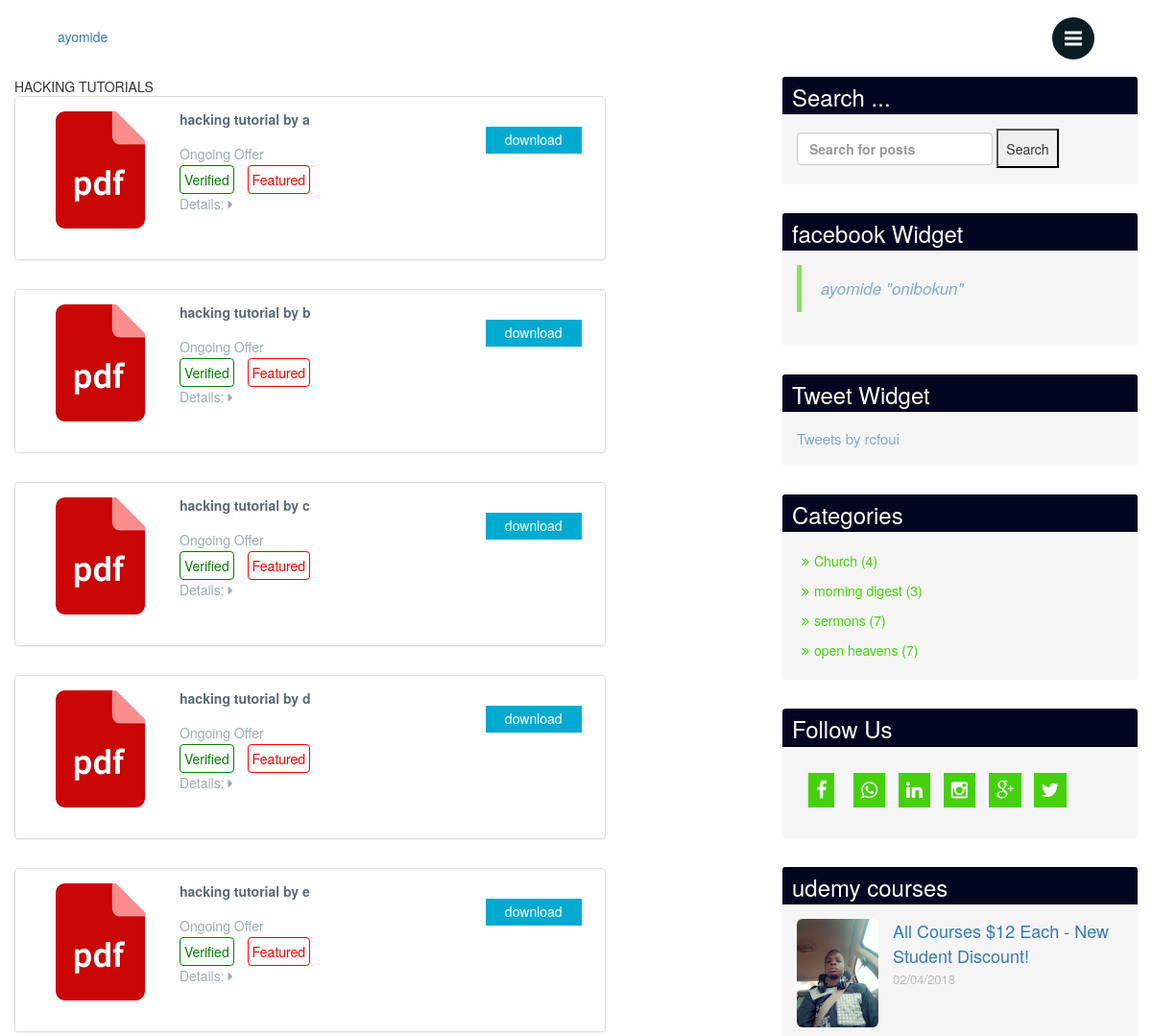
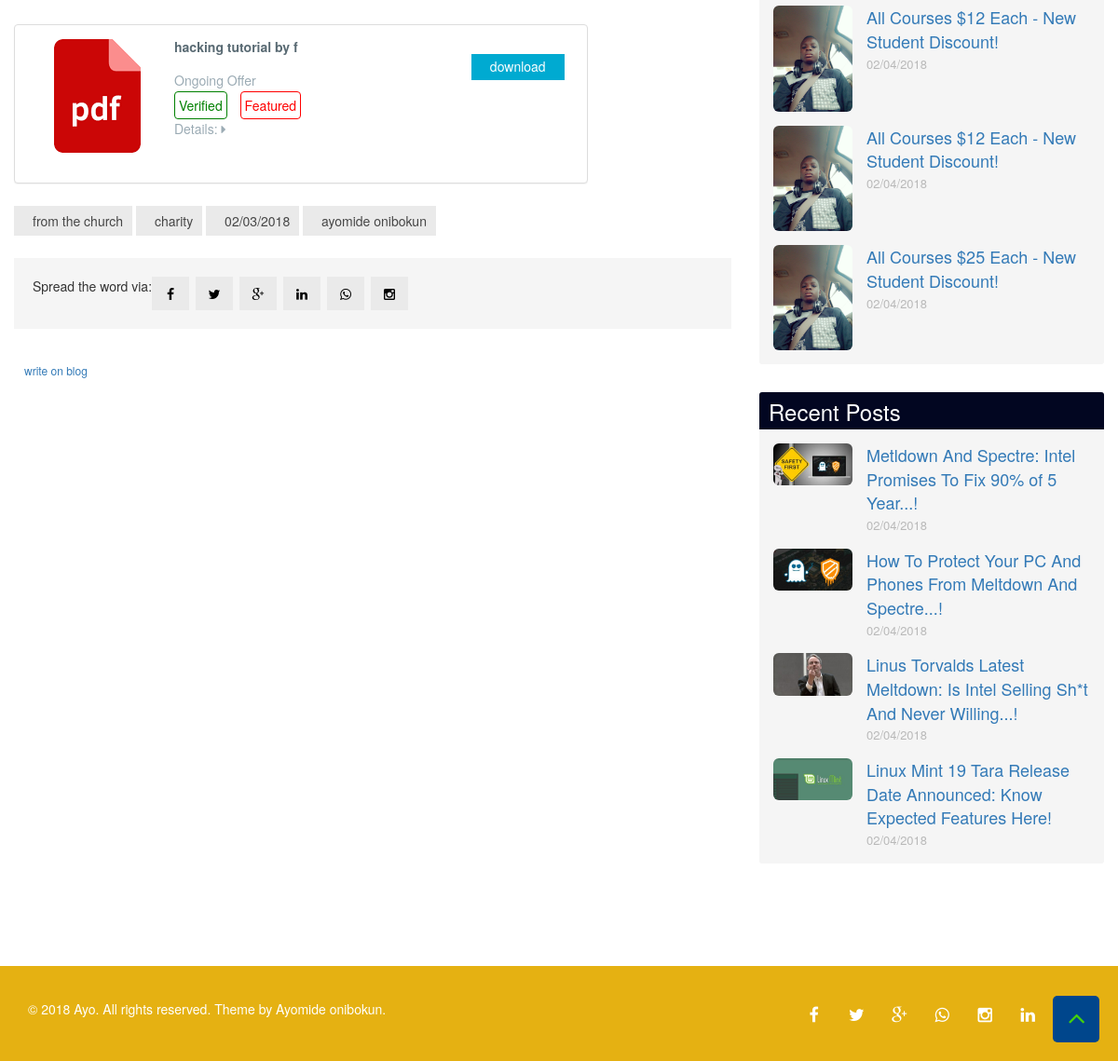
Screenshot of /hack.php with the database file from the repository (2 pictures, top to bottom).
### tables this page shows
CREATE TABLE `hack` (
  `id` int(11) NOT NULL,
  `name` text NOT NULL,
  `link` text NOT NULL
);

CREATE TABLE `udemy` (
  `id` int(11) NOT NULL,
  `name` text NOT NULL,
  `link` text NOT NULL
);

CREATE TABLE `blog` (
  `id` int(11) NOT NULL,
  `img` longblob,
  `name` text,
  `link` varchar(500) DEFAULT NULL,
  `infop1` text,
  `infop2` text NOT NULL,
  `infop3` text NOT NULL,
  `infop4` text NOT NULL
);

### hack.php (the view, shortened to what this page needs)
<?php
include 'include/header.php';
include 'include/navbar.php';
?>
  <div id="container" class="main-content">
        <div class="container high-padding">
            <div class="row">
                <div class="col-md-8">
      <div class="program-head"> HACKING TUTORIALS </div>
          <?php
    $sql="SELECT * FROM hack";
    if ($result = mysqli_query($conn, $sql)){
      while ($row=mysqli_fetch_assoc($result)) {
        echo '
  <div class="panel panel-default sm:tw-p-2 tw-p-0 sm:tw-mb-4 tw-mb-2 xl:tw-h-full">
    <div class="panel-body tw-flex lato tw-h-full">
      <div class="tw-text-center tw-truncate xl:tw-w-1/6 tw-w-1/4 xl:tw-min-w-1/6 tw-min-w-1/4">
  <img src="img/pdf.png" class="prog-logo">
      </div>
      <div class=" tw-flex tw-leading-tight tw-w-5/6 sm:tw-ml-6 tw-ml-4 dav">
        <div class="tw-flex-grow tw-pr-4">
          <a href="blog-post.php?epr=hack&id='.$row['id'].'"  class="tw-text-grey-darker sm:tw-text-xl tw-text-xl hover:tw-text-blue lato">'.$row['name'].'</a>
          <div class="sm:tw-leading-loose tw-leading-normal">
            <p class="tw-text-grey sm:tw-text-base tw-text-xs lato">Ongoing Offer</p>
              <span class="tw-text-green sm:tw-border sm:tw-border-green sm:tw-text-green sm:tw-text-base tw-text-xs lato sm:tw-rounded sm:tw-px-2 sm:tw-py-1 ayo">Verified</span>                           <span class="tw-text-orange  sm:tw-border sm:tw-border-orange  sm:tw-text-orange  sm:tw-text-base tw-text-xs lato sm:tw-rounded sm:tw-px-2 sm:tw-py-1 mide">Featured</span>
            <p class="tw-hidden tw-relative lg:tw-block tw-text-grey tw-cursor-pointer">
              Details: <i class="details-caret-180710 fa fa-caret-right"></i>
              </p>
          </div>
        </div>
        <div class="tw-hidden md:tw-flex tw-items-start tw-whitespace-no-wrap tw-min-w-1/4">
          <a href="#"  class="tw-relative tw-rounded tw-overflow-hidden tw-cursor-pointer tw-w-full lato">
    <div class="tw-bg-blue hover:tw-bg-blue-dark tw-text-center tw-text-white tw-py-2 tw-px-4">download</div>
  </a>
        </div>
      </div>
    </div>
  </div>';}}?>
                    <div class="post-details animateIn animated fadeIn" data-animate="fadeIn" style="opacity: 100;">
                        <ul class="tags-list">
                            <li><a data-toggle="tooltip" data-placement="top" data-original-title="6 Posts" href="#">from the church</a></li>
                            <li><a data-toggle="tooltip" data-placement="top" data-original-title="9 Posts" href="#">charity</a></li>
                            <li><a data-toggle="tooltip" data-placement="top" data-original-title="6 Posts" href="#">02/03/2018</a></li>
                            <li><a data-toggle="tooltip" data-placement="top" data-original-title="6 Posts" href="#">ayomide onibokun</a></li>
                        </ul>
                    </div>
                    <div class="post-footer sharer animateIn animated fadeIn" data-animate="fadeIn" style="opacity: 100;">
                        <div class="share-this-post">
                            <div class="share-title">Spread the word via:</div>
                            <div class="share-via">
                                <div class="social">
                                <?php
                                echo'
                                    <a data-toggle="tooltip" data-placement="top" data-original-title="Share on LinkedIn" href="http://www.facebook.com/sharer/sharer.php?u='.$currentlink.'" target="_blank">
                                        <i class="fa fa-facebook"></i>
                                    </a>';?>
                                </div>
                                <div class="social">
                                    <?php
                                echo'
                                    <a data-toggle="tooltip" data-placement="top" data-original-title="Share on LinkedIn" href="http://www.twitter.com/sharer/sharer.php?u='.$currentlink.'" target="_blank">
                                        <i class="fa fa-twitter"></i>
                                    </a>';?>
                                </div>
                                <div class="social">
                                    <a data-toggle="tooltip" data-placement="top" data-original-title="Share on Google+" href="#">
                                        <i class="fa fa-google-plus"></i>
                                    </a>
                                </div>
                                <div class="social">
                                    <a data-toggle="tooltip" data-placement="top" data-original-title="Share on LinkedIn" href="#">
                                        <i class="fa fa-linkedin"></i>
                                    </a>
                                </div>
                                <div class="social">
                                    <a data-toggle="tooltip" data-placement="top" data-original-title="Share on whatsapp" href="#">
                                        <i class="fa fa-whatsapp"></i>
                                    </a>
                                </div>
                                <div class="social">
                                    <a data-toggle="tooltip" data-placement="top" data-original-title="Share on instagram" href="#">
                                        <i class="fa fa-instagram"></i>
                                    </a>
                                </div>
                            </div>
                        </div>
                    </div>
                     <div class="btn btn-sm btn-primary btn-link">
                                <a href="guest/index.php">write on blog</a>
                            </div>
                </div>
               <?php
                include 'include/rightbar.php';
               ?>
        </div>
    </div>
<?php
        include 'include/footer.php';
        ?>

### include/rightbar.php (shortened to what this page needs)
<div class="content-sidebar col-md-4">
                    <aside class="widget widget_search animateIn animated fadeIn" data-animate="fadeIn" style="opacity: 100;">
                        <h3 class="widget-title">Search ...</h3>
                        <form action="" method="post" class="search-form">
                            <label>
                                <input type="search" class="search-field form-control" placeholder="Search for posts" value="" name="search" title="Search for:">
                            </label>
                            <input type="submit" name="submit" value="Search"/>
                        </form>
                    </aside>
                    <aside class="widget widget_text animateIn animated fadeIn" data-animate="fadeIn" style="opacity: 100;">
                        <h3 class="widget-title">facebook Widget</h3>
                        <div class="textwidget">
                            <div class="fb-page" data-href="https://www.facebook.com/ayomideonibokun/" data-tabs="timeline" data-small-header="false" data-adapt-container-width="true" data-hide-cover="false" data-show-facepile="true"><blockquote cite="https://www.facebook.com/ayomideonibokun/" class="fb-xfbml-parse-ignore"><a href="https://www.facebook.com/ayomideonibokun/">ayomide &quot;onibokun&quot;</a></blockquote></div>
                        </div>
                    </aside>
                    <aside class="widget widget_text animateIn animated fadeIn" data-animate="fadeIn" style="opacity: 100;">
                        <h3 class="widget-title">Tweet Widget</h3>
                        <div class="textwidget">
                            <a class="twitter-timeline" height="300" data-width="313" href="https://twitter.com/ayomideonibokun?ref_src=twsrc%5Etfw">Tweets by rcfoui</a>
                        </div>
                    </aside>
                    <aside class="widget widget_categories animateIn animated fadeIn" data-animate="fadeIn" style="opacity: 100;">
                        <h3 class="widget-title">Categories</h3>
                        <ul class="">
                            <li class="cat-item">
                                <a href="#">Church (4)</a>
                            </li>
                            <li class="cat-item">
                                <a href="#">morning digest (3)</a>
                            </li>
                            <li class="cat-item">
                                <a href="#">sermons (7)</a>
                            </li>
                            <li class="cat-item">
                                <a href="#">open heavens (7)</a>
                            </li>
                        </ul>
                    </aside>
                    <aside class="widget widget_social_links animateIn animated fadeIn" data-animate="fadeIn" style="opacity: 100;">
                        <h3 class="widget-title">Follow Us</h3>
                        <div class="social_links">
                            <a href="http://facebook.com/RCFOUI" target="_blank" data-toggle="tooltip" data-placement="top" data-original-title="Facebook">
                                <i class="fa fa-facebook"></i>
                            </a>
                            <a href="#" target="_blank"  data-toggle="whatsapp" data-placement="top" data-original-title="whatsapp">
                                <i class="fa fa-whatsapp"></i>
                            </a>
                            <a href="#" data-toggle="tooltip" data-placement="top" data-original-title="LinkedIn">
                                <i class="fa fa-linkedin"></i>
                            </a>
                            <a href="http://instagram.com/" target="_blank" data-toggle="tooltip" data-placement="top" data-original-title="Instagram">
                                <i class="fa fa-instagram"></i>
                            </a>
                            <a href="http://" target="_blank" data-toggle="tooltip" data-placement="top" data-original-title="Google+">
                                <i class="fa fa-google-plus"></i>
                            </a>
                            <a href="http://twitter.com/RCFOUI" target="_blank" data-toggle="tooltip" data-placement="top" data-original-title="Twitter">
                                <i class="fa fa-twitter"></i>
                            </a>
                        </div>
                    </aside>
                    <aside class="widget widget_recent_entries_with_thumbnail animateIn animated fadeIn" data-animate="fadeIn" style="opacity: 100;">
                        <h3 class="widget-title">udemy courses</h3>
                        <ul>
                              <?php
                   $sql="SELECT * FROM udemy
                        ORDER BY id   DESC LIMIT 4";
            if ($result = mysqli_query($conn, $sql)){
                while ($row=mysqli_fetch_assoc($result)) {
                    echo
                     '
                            <li class="blog-post">
                                <div class="col-md-3 post-thumbnail">
                                    <a href="blog-post.php?epr=udemy&id='.$row['id'].'"><img class="img-rounded" alt="" src="img/me.jpg"></a>
                                </div>
                                <div class="col-md-9 post-details"><a href="blog-post.php?epr=udemy&id='.$row['id'].'">'.$row['name'].'!</a><span class="post-date">02/04/2018</span></div>
                            </li>';}}?>
                        </ul>
                    </aside>
                    <aside class="widget widget_recent_entries_with_thumbnail animateIn animated fadeIn" data-animate="fadeIn" style="opacity: 100;">
                        <h3 class="widget-title">Recent Posts</h3>
                        <ul>
                              <?php
                   $sql="SELECT * FROM blog
                        ORDER BY id   DESC LIMIT 4";
            if ($result = mysqli_query($conn, $sql)){
                while ($row=mysqli_fetch_assoc($result)) {
                    echo
                     '
                            <li class="blog-post">
                                <div class="col-md-3 post-thumbnail">
                                    <a href="blog-post.php?epr=post&id='.$row['id'].'"><img class="img-rounded" alt="" src="upload/'.$row["img"].'"></a>
                                </div>
                                <div class="col-md-9 post-details"><a href="blog-post.php?epr=post&id='.$row['id'].'">'.$row['name'].'!</a><span class="post-date">02/04/2018</span></div>
                            </li>';}}?>
                        </ul>
                    </aside>
                </div>
            </div>

### rows the page displays
hack: name "hacking tutorial by a"
hack: name "hacking tutorial by b"
hack: name "hacking tutorial by c"
hack: name "hacking tutorial by d"
hack: name "hacking tutorial by e"
hack: name "hacking tutorial by f"
udemy: name "All Courses $12 Each - New Student Discount"
udemy: name "All Courses $12 Each - New Student Discount"
udemy: name "All Courses $12 Each - New Student Discount"
udemy: name "All Courses $25 Each - New Student Discount"
blog: img (picture), name "Metldown And Spectre: Intel Promises To Fix 90% of 5 Year..."
blog: img (picture), name "How To Protect Your PC And Phones From Meltdown And Spectre..."
blog: img (picture), name "Linus Torvalds Latest Meltdown: Is Intel Selling Sh*t And Never Willing..."
blog: img (picture), name "Linux Mint 19 Tara Release Date Announced: Know Expected Features Here"
